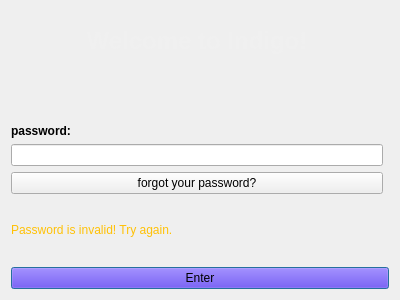
<?xml version="1.0" encoding="UTF-8"?>
<ui version="4.0">
 <class>Login_dialog</class>
 <widget class="QDialog" name="Login_dialog">
  <property name="geometry">
   <rect>
    <x>0</x>
    <y>0</y>
    <width>400</width>
    <height>300</height>
   </rect>
  </property>
  <property name="windowTitle">
   <string>Dialog</string>
  </property>
  <layout class="QGridLayout" name="gridLayout_2">
   <item row="7" column="0" colspan="2">
    <widget class="QPushButton" name="Enter_button">
     <property name="styleSheet">
      <string notr="true">background-color: rgb(63, 0, 255);</string>
     </property>
     <property name="text">
      <string>Enter</string>
     </property>
    </widget>
   </item>
   <item row="3" column="0" alignment="Qt::AlignmentFlag::AlignBottom">
    <widget class="QLabel" name="password_label">
     <property name="text">
      <string>&lt;html&gt;&lt;head/&gt;&lt;body&gt;&lt;p&gt;&lt;span style=&quot; font-weight:700;&quot;&gt;password:&lt;/span&gt;&lt;/p&gt;&lt;/body&gt;&lt;/html&gt;</string>
     </property>
    </widget>
   </item>
   <item row="5" column="0">
    <widget class="QPushButton" name="forgot_password_button">
     <property name="text">
      <string>forgot your password?</string>
     </property>
    </widget>
   </item>
   <item row="4" column="0">
    <widget class="QLineEdit" name="user_input_line_edit"/>
   </item>
   <item row="6" column="0" colspan="2">
    <widget class="QLabel" name="label">
     <property name="text">
      <string>&lt;html&gt;&lt;head/&gt;&lt;body&gt;&lt;p&gt;&lt;span style=&quot; color:#ffc106;&quot;&gt;Password is invalid! Try again.&lt;/span&gt;&lt;/p&gt;&lt;/body&gt;&lt;/html&gt;</string>
     </property>
    </widget>
   </item>
   <item row="0" column="0" alignment="Qt::AlignmentFlag::AlignVCenter">
    <widget class="QLabel" name="Welcome_label">
     <property name="whatsThis">
      <string>&lt;html&gt;&lt;head/&gt;&lt;body&gt;&lt;p align=&quot;center&quot;&gt;&lt;br/&gt;&lt;/p&gt;&lt;/body&gt;&lt;/html&gt;</string>
     </property>
     <property name="text">
      <string>&lt;html&gt;&lt;head/&gt;&lt;body&gt;&lt;p align=&quot;center&quot;&gt;&lt;span style=&quot; font-size:18pt; font-weight:700; color:#f0f0f0;&quot;&gt;Welcome to Indigo!&lt;/span&gt;&lt;/p&gt;&lt;/body&gt;&lt;/html&gt;</string>
     </property>
    </widget>
   </item>
  </layout>
 </widget>
 <tabstops>
  <tabstop>user_input_line_edit</tabstop>
  <tabstop>forgot_password_button</tabstop>
  <tabstop>Enter_button</tabstop>
 </tabstops>
 <resources/>
 <connections/>
</ui>
